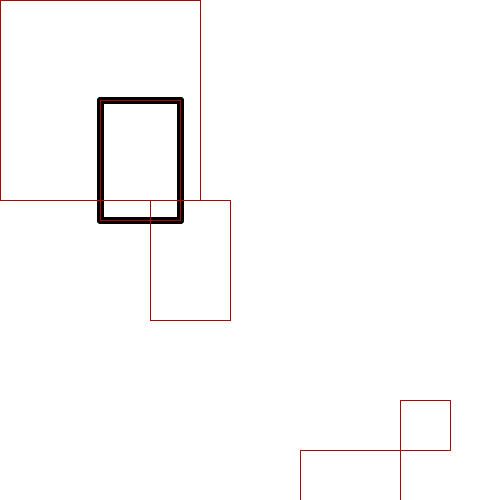
Frame 1 (no input)
Frame 60 (the mouse pressed at the canvas centre just before this capture): identical to frame 1, image omitted
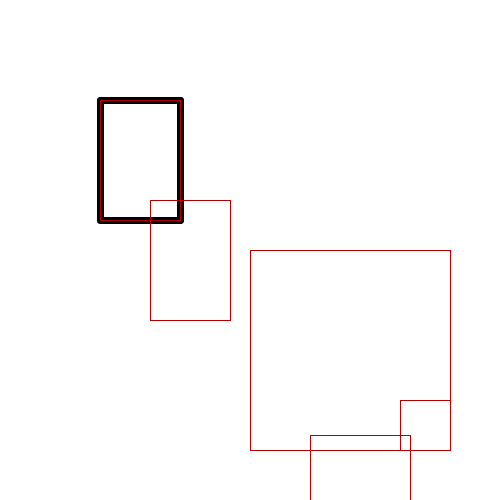
Frame 120 (the mouse held since frame 60 and released just before this capture)

The Processing sketch that drew these frames (run headless with seeded random() and noise(); from frame 60 on, the mouse is pressed at the canvas centre):

// Processing sketch: funciones3cuadrado
// ── funciones3cuadrado.pde
int posX, posY;

void setup() {
  size(500, 500);

  posX=300;
  posY=450;
}
void draw() {
  background(255);

  strokeWeight(7);
  stroke(0);
  rectangulo();

  strokeWeight(1);
  stroke(180, 0, 0);
  rectangulo();

  //rect() sin rect()
  cuadrado(150, 200, 80, 120);
  cuadrado(400, 400, 50, 50);
  cuadrado(posX, posY, 100, 100);
  cuadrado(mouseX, mouseY, 200, 200);
}
void rectangulo() {
  //fill(0);  //no anda :c

  line(100, 100, 180, 100);
  line(180, 100, 180, 220);
  line(180, 220, 100, 220);
  line(100, 220, 100, 100);
}
void cuadrado(/*parametros: tipo nombre*/ int px, int py, int ancho, int alto) {
  //dos funciones no se pueden llamar igual

  line(px, py, px+ancho, py);
  line(px+ancho, py, px+ancho, py+alto);
  line(px+ancho, py+alto, px, py+alto);
  line(px, py+alto, px, py);
}

void mousePressed() {
  posX+=10;
  posY-=15;
}
